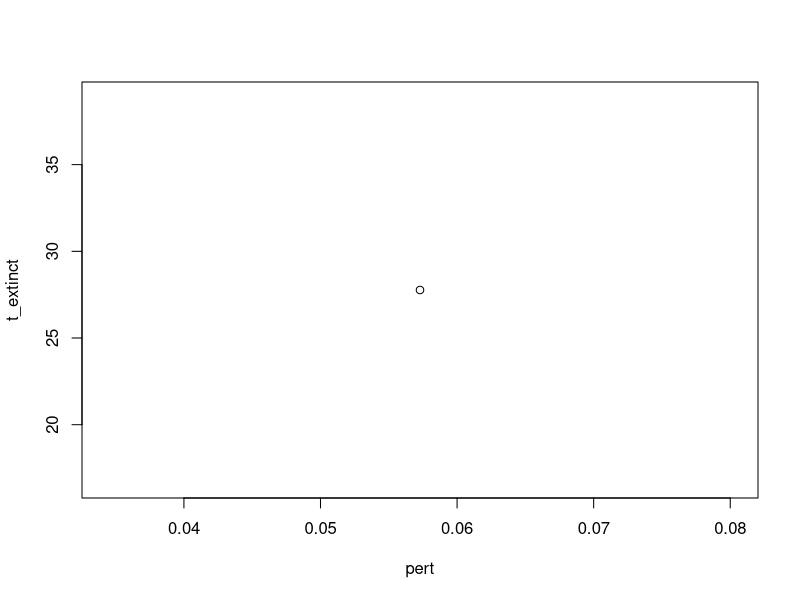

Here is the R script that generated this plot:
library(ggplot2)
library(tensor)
library(future)
library(parallel)
library(deSolve)
library(tibble)
library(tidyr)
library(dplyr)
library(reshape2)

set.seed(1)

model = 
  \(t, state, params){
    R = state[1:2]
    N = state[-(1:2)]
    dRdt = with(params, R * (r * (1 - R / K) - t(C) %*% N))
    dNdt = with(params, N * (C %*% R - d))
    return(list(c(dRdt,dNdt)))
  }

nresident = 2
ninvader = 1
nresource = 2
res_c = matrix(c(.2, .1, .1, .2), nrow = nresident, ncol = nresource)
inv_c = .5 * matrix(runif(ninvader * nresource), nrow = ninvader, ncol = nresource)

res_d = c(.2, .2)
pert = .1 * runif(ninvader)
inv_d = inv_c[,1] * (res_c[2,2] * res_d[1] - res_c[1,2] * res_d[2]) / (res_c[1,1] * res_c[2,2] - res_c[1,2] * res_c[2,1]) + inv_c[,2] * (res_c[1,1] * res_d[2] - res_c[2,1] * res_d[1]) / (res_c[1,1] * res_c[2,2] - res_c[1,2] * res_c[2,1]) + pert
C = rbind(res_c, inv_c)
d = c(res_d, inv_d)
r = c(1,1)
K = c(10,10)

params = list(
  r = r,
  K = K,
  C = C,
  d = d
)

init_state = c(rep(10, nresource), rep(10, nresident), rep(10, ninvader))

sim = ode(y = init_state, times = seq(0, 1000, by = .001), func = model, parms = params) |>
  as.data.frame()

colnames(sim) = c('time', 'R1', 'R2', 'Nres1', 'Nres2', paste0('N', 1:ninvader))

t_extinct = rep(0, ninvader)

for (i in 1:length(t_extinct)) {
  spec = as.name(paste0('N', toString(i)))
  t_extinct[i] = min(filter(sim, !!spec  < .01)$time)
}

plot(pert, t_extinct)
